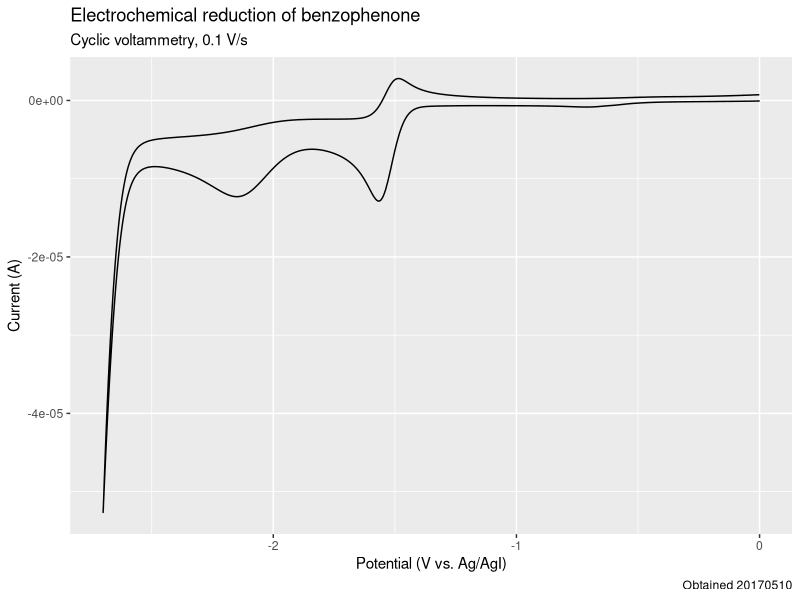

The R script that drew this image:
## ---- chunk 1
library(tidyverse)
## ---- chunk 2
data <- read_csv('data/CV4 2mM benzophenone.txt', col_names = c('Pot', 'Cur'), skip = 30)
## ---- chunk 3
data %>% ggplot(aes(Pot, Cur)) +
  geom_path() +
  labs(x = "Potential (V vs. Ag/AgI)", y = "Current (A)", title = "Electrochemical reduction of benzophenone",
    subtitle = "Cyclic voltammetry, 0.1 V/s", caption = "Obtained 20170510")
